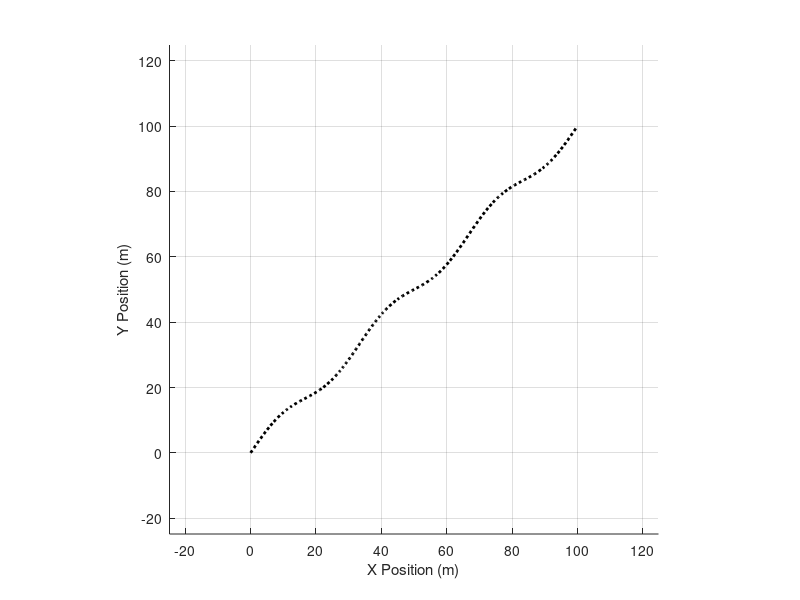

Write the MATLAB code that produced this figure. (Note: this script raises an error after producing the figure.)
%% Swarm Path & Formation Transition Logic - MATLAB Script
%
% This script simulates a centralized swarm commander.
%
% UPDATE V3.1:
% - Includes simulated sensor readings for all 6 UAVs.
% - Adds a new "FOV Overlap" sensor.
% - Generates a separate sensor plot figure for EACH of the 6 UAVs.
% - Changed Overlap sensor plot color to Magenta for visibility.

clc;
clear;
close all;

%% --- Physical & Simulation Parameters ---
num_uavs = 6;
angular_speed = 0.5;    % Speed of rotation (radians per second)
sim_time = 30.0;          % Total simulation time (seconds)
dt = 0.05;              % Simulation time step (0.05s = 20 Hz)
z_fixed = 10.0;           % Fixed altitude
fov_angle_deg = 120.0;    % Camera Field of View (degrees)

%% --- Sensor Noise Parameters ---
gps_noise_std = 0.1;       % (meters)
altimeter_noise_std = 0.05;  % (meters)
imu_noise_std = 0.02;        % (m/s^2)

%% ---DERIVED SAFETY CONSTRAINT---
fov_radius = z_fixed * tan(deg2rad(fov_angle_deg / 2));
min_separation_dist = fov_radius; % This is our "safe radius"
fprintf('--- Swarm Safety Parameters ---\n');
fprintf('Altitude (z): %.2f m\n', z_fixed);
fprintf('Camera FOV: %.1f deg\n', fov_angle_deg);
fprintf('==> FOV Footprint Radius: %.2f m\n', fov_radius);
fprintf('==> Minimum Separation Distance: %.2f m\n', min_separation_dist);
fprintf('----------------------------------\n');

%% --- Formation Parameters ---
circle_radius = min_separation_dist; 
line_spacing = min_separation_dist;  

%% --- Path Parameters ---
start_pos = [0, 0];       % Path start (X, Y)
end_pos = [100, 100];     % Path end (X, Y)
path_duration = 24.0;     % Time to complete the path
wiggle_amplitude = 2.5;   % Max deviation for the "wiggle" (meters)
wiggle_frequency = 3.0;   % Number of full wiggles over the path

%% --- Formation Transition Parameters ---
t_start_transition_to_line = 3.0;  
t_end_transition_to_line = 9.0;    
t_start_transition_to_circle = 18.0; 
t_end_transition_to_circle = 24.0; 

%% --- Initialization ---
setpoints = repmat(struct('position', [0, 0, z_fixed]), num_uavs, 1);
t_vec = 0:dt:sim_time;
num_steps = length(t_vec);

% --- UAV State Initialization ---
uav_states = repmat(struct(...
    'position', [0, 0, z_fixed], ...
    'velocity', [0, 0, 0], ...
    'acceleration', [0, 0, 0]), num_uavs, 1);

% Initialize to starting circle formation (with fix)
initial_angles = (0:num_uavs-1)' * (2*pi / num_uavs);
x_positions = start_pos(1) + circle_radius * cos(initial_angles);
y_positions = start_pos(2) + circle_radius * sin(initial_angles);
for i = 1:num_uavs
    uav_states(i).position = [x_positions(i), y_positions(i), z_fixed];
end

% --- Sensor Log Initialization ---
sensor_log.time = t_vec;
sensor_log.gps_x = zeros(num_steps, num_uavs);
sensor_log.gps_y = zeros(num_steps, num_uavs);
sensor_log.altimeter_z = zeros(num_steps, num_uavs);
sensor_log.imu_ax = zeros(num_steps, num_uavs);
sensor_log.imu_ay = zeros(num_steps, num_uavs);
sensor_log.imu_az = zeros(num_steps, num_uavs);
sensor_log.proximity = zeros(num_steps, num_uavs); % Keep logging this
sensor_log.overlap = zeros(num_steps, num_uavs); % *** NEW SENSOR ***

% --- Plot Setup ---
figure(1); % Main simulation figure
hold on;
grid on;
axis equal;
xlabel('X Position (m)');
ylabel('Y Position (m)');
% Plot the intended (wiggly) path
path_t = linspace(0, path_duration, 100);
path_prog = path_t / path_duration;
path_x = start_pos(1) + (end_pos(1) - start_pos(1)) * path_prog;
path_y_base = start_pos(2) + (end_pos(2) - start_pos(2)) * path_prog;
path_y = path_y_base + wiggle_amplitude * sin(wiggle_frequency * 2 * pi * path_prog);
plot(path_x, path_y, 'k:', 'LineWidth', 2, 'DisplayName', 'Intended Path');
% Set axis limits
axis_buffer = circle_radius + wiggle_amplitude + 5;
x_min = min(start_pos(1), end_pos(1)) - axis_buffer;
x_max = max(start_pos(1), end_pos(1)) + axis_buffer;
y_min = min(start_pos(2), end_pos(2)) - axis_buffer;
y_max = max(start_pos(2), end_pos(2)) + axis_buffer;
axis([x_min, x_max, y_min, y_max]);
% --- Create plot handles for drones and their FOV footprints ---
colors = lines(num_uavs); 
h_drones = gobjects(num_uavs, 1);
h_fov_circles = gobjects(num_uavs, 1);
fov_circle_points = 32; 
fov_circle_template = [cos(linspace(0, 2*pi, fov_circle_points)); ...
                       sin(linspace(0, 2*pi, fov_circle_points))]' * min_separation_dist;
for i = 1:num_uavs
    h_fov_circles(i) = plot(0, 0, '-', 'Color', [colors(i,:), 0.3], 'LineWidth', 1.5);
    h_drones(i) = plot(0, 0, 'o', 'MarkerSize', 8, ...
        'MarkerFaceColor', colors(i,:), 'MarkerEdgeColor', 'k', 'DisplayName', ['UAV ' num2str(i)]);
end
legend('Location', 'northwest');
main_title = title('Starting Simulation...');

%% --- Simulation Loop ---
for k = 1:num_steps
    t = t_vec(k);
    
    % --- 1. Swarm Brain (Part A: Path Logic) ---
    local_center_x = 0.0;
    local_center_y = 0.0;
    if t <= path_duration
        % --- PHASE 1: TRAVELING ---
        t_path = min(t, path_duration); 
        path_progress = t_path / path_duration; 
        base_x = start_pos(1) + (end_pos(1) - start_pos(1)) * path_progress;
        base_y = start_pos(2) + (end_pos(2) - start_pos(2)) * path_progress;
        
        path_angle = atan2(end_pos(2) - start_pos(2), end_pos(1) - start_pos(1));
        wiggle_angle = path_angle + pi/2; % Perpendicular
        wiggle = wiggle_amplitude * sin(wiggle_frequency * 2 * pi * path_progress);
        
        local_center_x = base_x + wiggle * cos(wiggle_angle);
        local_center_y = base_y + wiggle * sin(wiggle_angle);
    else
        % --- PHASE 2: HOLDING AT DESTINATION ---
        local_center_x = end_pos(1);
        local_center_y = end_pos(2);
    end
    
    % --- 2. Swarm Brain (Part B: Formation Logic) ---
    ff = 0.0; % Default to line
    if t >= 0 && t < t_start_transition_to_line
        ff = 1.0; 
    elseif t >= t_start_transition_to_line && t < t_end_transition_to_line
        progress = (t - t_start_transition_to_line) / (t_end_transition_to_line - t_start_transition_to_line);
        ff = 1.0 - progress;
    elseif t >= t_end_transition_to_line && t < t_start_transition_to_circle
        ff = 0.0; 
    elseif t >= t_start_transition_to_circle && t < t_end_transition_to_circle
        progress = (t - t_start_transition_to_circle) / (t_end_transition_to_circle - t_start_transition_to_circle);
        ff = progress;
    elseif t >= t_end_transition_to_circle
        ff = 1.0;
    end
    
    base_angle = angular_speed * t;
    angle_spacing = (2 * pi) / num_uavs;
    
    path_vec = end_pos - start_pos; 
    norm_path_vec = path_vec / norm(path_vec); 
    
    for i = 1:num_uavs
        % A. Calculate CIRCLE position (Polar)
        a_circle = base_angle + (i - 1) * angle_spacing;
        r_circle = circle_radius;
        
        % B. Calculate LINE position (Cartesian and Polar)
        line_pos = (i - (num_uavs + 1) / 2) * line_spacing;
        x_rel_line = line_pos * norm_path_vec(1);
        y_rel_line = line_pos * norm_path_vec(2);
        r_line = sqrt(x_rel_line^2 + y_rel_line^2);
        a_line = atan2(y_rel_line, x_rel_line);
        
        % C. Interpolate Radius
        r_final = (r_circle * ff) + (r_line * (1.0 - ff));
        
        % D. Interpolate Angle (Safely)
        diff = a_circle - a_line;
        a_diff_wrapped = mod(diff + pi, 2*pi) - pi;
        a_final = a_line + (a_diff_wrapped * ff);
        
        % E. Convert final polar coordinates back to Cartesian
        x_rel_final = r_final * cos(a_final);
        y_rel_final = r_final * sin(a_final);
        
        % F. Add the relative position to the (moving) swarm center
        target_x = local_center_x + x_rel_final;
        target_y = local_center_y + y_rel_final;
        
        % G. This is the final command (the "intended" setpoint)
        setpoints(i).position = [target_x, target_y, z_fixed];
    end
    
    % --- 3. ACTIVE COLLISION AVOIDANCE & STATE UPDATE ---
    current_positions = zeros(num_uavs, 3);
    for i = 1:num_uavs
        current_positions(i, :) = setpoints(i).position;
    end
    
    adjustment_vectors = zeros(num_uavs, 2);
    repulsion_strength = 1.1; 
    collision_detected = false;
    collision_text = "";
    
    % Array to store minimum distance for proximity sensor
    min_distances_to_neighbor = ones(num_uavs, 1) * Inf;
    
    % Check all unique pairs of drones
    for i = 1:num_uavs
        for j = (i + 1):num_uavs
            vec_ij = current_positions(j, 1:2) - current_positions(i, 1:2);
            dist = norm(vec_ij);
            
            % Update proximity sensor data for both drones
            min_distances_to_neighbor(i) = min(min_distances_to_neighbor(i), dist);
            min_distances_to_neighbor(j) = min(min_distances_to_neighbor(j), dist);
            
            if dist < (min_separation_dist - 0.01)
                collision_detected = true;
                collision_text = sprintf('AVOIDANCE! UAV %d & %d: %.2f m', i, j, dist);
                
                overlap = min_separation_dist - dist;
                push_direction_i = -vec_ij / dist; 
                adjustment_i = push_direction_i * (overlap / 2) * repulsion_strength;
                adjustment_j = -adjustment_i; 
                
                adjustment_vectors(i, :) = adjustment_vectors(i, :) + adjustment_j;
                adjustment_vectors(j, :) = adjustment_vectors(j, :) + adjustment_i;
            end
        end
    end
    
    % --- 4. SENSOR SIMULATION & STATE UPDATE ---
    for i = 1:num_uavs
        % A. Get Final "Ground Truth" Position
        final_pos_xy = current_positions(i, 1:2) + adjustment_vectors(i, :);
        ground_truth_pos = [final_pos_xy, z_fixed];
        
        % B. Calculate "Ground Truth" Dynamics
        last_pos = uav_states(i).position;
        last_vel = uav_states(i).velocity;
        
        current_vel = (ground_truth_pos - last_pos) / dt;
        current_accel = (current_vel - last_vel) / dt;
        
        % C. Simulate Sensor Readings by Adding Noise
        % GPS:
        gps_reading_xy = ground_truth_pos(1:2) + (randn(1, 2) * gps_noise_std);
        % Altimeter:
        altimeter_reading_z = ground_truth_pos(3) + (randn() * altimeter_noise_std);
        % IMU (Accelerometer):
        imu_reading_accel = current_accel + (randn(1, 3) * imu_noise_std);
        % Proximity Sensor (raw distance):
        proximity_reading = min_distances_to_neighbor(i);
        % *** NEW Overlap Sensor ***
        % (safe_radius - actual_distance)
        % Positive = DANGER, Negative = SAFE
        overlap_reading = min_separation_dist - proximity_reading;
        
        
        % D. Log all sensor data
        sensor_log.gps_x(k, i) = gps_reading_xy(1);
        sensor_log.gps_y(k, i) = gps_reading_xy(2);
        sensor_log.altimeter_z(k, i) = altimeter_reading_z;
        sensor_log.imu_ax(k, i) = imu_reading_accel(1);
        sensor_log.imu_ay(k, i) = imu_reading_accel(2);
        sensor_log.imu_az(k, i) = imu_reading_accel(3);
        sensor_log.proximity(k, i) = proximity_reading;
        sensor_log.overlap(k, i) = overlap_reading; % Log new sensor
        
        % E. Update the "state" for the next loop iteration
        uav_states(i).position = ground_truth_pos;
        uav_states(i).velocity = current_vel;
        uav_states(i).acceleration = current_accel;
    end
    
    
    % --- 5. The "Visualization" ---
    for i = 1:num_uavs
        % Update drone position
        set(h_drones(i), 'XData', uav_states(i).position(1), ...
                          'YData', uav_states(i).position(2));
        
        % Update FOV circle position
        set(h_fov_circles(i), 'XData', fov_circle_template(:,1) + uav_states(i).position(1), ...
                              'YData', fov_circle_template(:,2) + uav_states(i).position(2));
    end
    
    % Update title with status and sensor data for UAV 1
    uav1_gps_x = sensor_log.gps_x(k, 1);
    uav1_alt_z = sensor_log.altimeter_z(k, 1);
    uav1_imu_ax = sensor_log.imu_ax(k, 1);
    uav1_overlap = sensor_log.overlap(k, 1); % *** Use new sensor
    
    title_line1 = sprintf('UAV Swarm (t=%.1fs)', t);
    % *** Updated title line ***
    title_line2 = sprintf('UAV 1 Sensors | GPS-X: %.1f | Alt: %.1f | IMU-aX: %.2f | Overlap: %.1f', ...
                          uav1_gps_x, uav1_alt_z, uav1_imu_ax, uav1_overlap);
    
    if collision_detected
        % Change color to red if overlap is positive (dangerous)
        if uav1_overlap > 0
            title_color = 'r';
        else
            title_color = 'b';
        end
        set(main_title, 'String', {title_line1, title_line2, collision_text}, 'Color', title_color);
    else
        set(main_title, 'String', {title_line1, title_line2}, 'Color', 'k');
    end
    
    drawnow;
    pause(dt); % Pause to make simulation viewable
    
    if collision_detected
        fprintf('Time %.2f: %s\n', t, collision_text);
    end
end

%% --- 6. Final Report & Sensor Plots ---
fprintf('Mission Successful. Sensor data logged.\n');
set(main_title, 'String', 'Mission Successful (Hold at End)', 'Color', 'g');

% --- *** NEW: Plot sensor data for ALL UAVs *** ---
% This loop creates a new figure for each UAV
for uav_to_plot = 1:num_uavs
    
    figure(1 + uav_to_plot); % Create Figure 2, Figure 3, etc.
    clf; % Clear this figure
    sgtitle(['Simulated Sensor Readings for UAV ' num2str(uav_to_plot)], 'FontSize', 14, 'FontWeight', 'bold');

    % Plot 1: GPS Position (X vs Y)
    subplot(2, 2, 1);
    plot(sensor_log.gps_x(:, uav_to_plot), sensor_log.gps_y(:, uav_to_plot), '.', 'Color', colors(uav_to_plot,:));
    hold on;
    plot(path_x, path_y, 'k:', 'LineWidth', 1.5); % Plot intended path
    title('GPS Position (Noisy)');
    xlabel('X (m)');
    ylabel('Y (m)');
    axis equal;
    grid on;

    % Plot 2: Altimeter
    subplot(2, 2, 2);
    plot(sensor_log.time, sensor_log.altimeter_z(:, uav_to_plot), 'b-');
    title('Altimeter (Noisy)');
    xlabel('Time (s)');
    ylabel('Altitude (m)');
    ylim([z_fixed - 0.5, z_fixed + 0.5]); % Zoom in around the altitude
    grid on;

    % Plot 3: IMU Accelerometer (X and Y)
    subplot(2, 2, 3);
    plot(sensor_log.time, sensor_log.imu_ax(:, uav_to_plot), 'r-', 'DisplayName', 'aX');
    hold on;
    plot(sensor_log.time, sensor_log.imu_ay(:, uav_to_plot), 'g-', 'DisplayName', 'aY');
    title('IMU - Accelerometer (Noisy)');
    xlabel('Time (s)');
    ylabel('Acceleration (m/s^2)');
    legend;
    grid on;

    % Plot 4: *** NEW Overlap Sensor Plot ***
    subplot(2, 2, 4);
    % --- *** COLOR CHANGED TO MAGENTA ('m-') FOR VISIBILITY *** ---
    plot(sensor_log.time, sensor_log.overlap(:, uav_to_plot), 'm-', 'LineWidth', 1.5);
    hold on;
    % Plot the "danger zone" line at 0
    plot([0, sim_time], [0, 0], 'r--', 'LineWidth', 2, 'DisplayName', 'Danger Limit');
    title('FOV Overlap Sensor (Nearest Neighbor)');
    xlabel('Time (s)');
    ylabel('Overlap (m)');
    legend({'Overlap', 'Danger Limit'},'Location', 'best');
    grid on;
    
end % End of plotting loop
